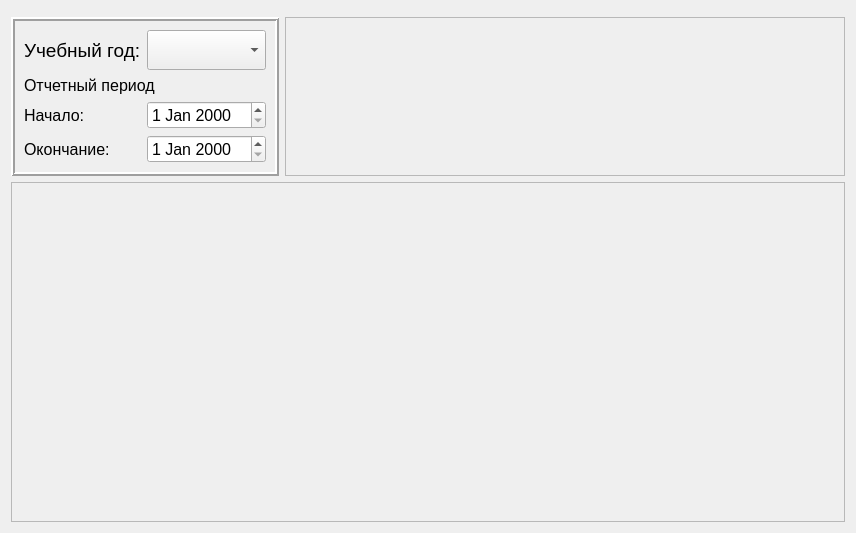
<?xml version="1.0" encoding="UTF-8"?>
<ui version="4.0">
 <class>tab6Form</class>
 <widget class="QWidget" name="tab6Form">
  <property name="geometry">
   <rect>
    <x>0</x>
    <y>0</y>
    <width>856</width>
    <height>533</height>
   </rect>
  </property>
  <property name="windowTitle">
   <string>Form</string>
  </property>
  <layout class="QVBoxLayout" name="verticalLayout_2">
   <item>
    <widget class="QFrame" name="frame">
     <property name="frameShape">
      <enum>QFrame::StyledPanel</enum>
     </property>
     <property name="frameShadow">
      <enum>QFrame::Raised</enum>
     </property>
     <widget class="QFrame" name="frame_4">
      <property name="geometry">
       <rect>
        <x>1</x>
        <y>1</y>
        <width>851</width>
        <height>16</height>
       </rect>
      </property>
      <property name="frameShape">
       <enum>QFrame::StyledPanel</enum>
      </property>
      <property name="frameShadow">
       <enum>QFrame::Raised</enum>
      </property>
     </widget>
    </widget>
   </item>
   <item>
    <layout class="QHBoxLayout" name="horizontalLayout">
     <item>
      <widget class="QFrame" name="frame_2">
       <property name="sizePolicy">
        <sizepolicy hsizetype="Fixed" vsizetype="Fixed">
         <horstretch>0</horstretch>
         <verstretch>0</verstretch>
        </sizepolicy>
       </property>
       <property name="frameShape">
        <enum>QFrame::Box</enum>
       </property>
       <property name="frameShadow">
        <enum>QFrame::Raised</enum>
       </property>
       <property name="lineWidth">
        <number>2</number>
       </property>
       <layout class="QVBoxLayout" name="verticalLayout">
        <item>
         <layout class="QFormLayout" name="formLayout">
          <item row="0" column="0">
           <widget class="QLabel" name="label">
            <property name="font">
             <font>
              <pointsize>14</pointsize>
             </font>
            </property>
            <property name="text">
             <string>Учебный год:</string>
            </property>
           </widget>
          </item>
          <item row="2" column="0">
           <widget class="QLabel" name="label_2">
            <property name="font">
             <font>
              <pointsize>12</pointsize>
             </font>
            </property>
            <property name="text">
             <string>Начало:</string>
            </property>
           </widget>
          </item>
          <item row="3" column="0">
           <widget class="QLabel" name="label_3">
            <property name="font">
             <font>
              <pointsize>12</pointsize>
             </font>
            </property>
            <property name="text">
             <string>Окончание:</string>
            </property>
           </widget>
          </item>
          <item row="0" column="1">
           <widget class="QComboBox" name="boxYear">
            <property name="minimumSize">
             <size>
              <width>0</width>
              <height>40</height>
             </size>
            </property>
            <property name="font">
             <font>
              <pointsize>18</pointsize>
             </font>
            </property>
           </widget>
          </item>
          <item row="2" column="1">
           <widget class="QDateEdit" name="dateStart">
            <property name="font">
             <font>
              <pointsize>12</pointsize>
             </font>
            </property>
           </widget>
          </item>
          <item row="3" column="1">
           <widget class="QDateEdit" name="dateEnd">
            <property name="font">
             <font>
              <pointsize>12</pointsize>
             </font>
            </property>
           </widget>
          </item>
          <item row="1" column="0" colspan="2">
           <widget class="QLabel" name="label_4">
            <property name="font">
             <font>
              <pointsize>12</pointsize>
             </font>
            </property>
            <property name="text">
             <string>Отчетный период</string>
            </property>
           </widget>
          </item>
         </layout>
        </item>
       </layout>
      </widget>
     </item>
     <item>
      <widget class="QFrame" name="frame_3">
       <property name="frameShape">
        <enum>QFrame::StyledPanel</enum>
       </property>
       <property name="frameShadow">
        <enum>QFrame::Raised</enum>
       </property>
      </widget>
     </item>
    </layout>
   </item>
   <item>
    <widget class="QFrame" name="frame_5">
     <property name="sizePolicy">
      <sizepolicy hsizetype="Preferred" vsizetype="Expanding">
       <horstretch>0</horstretch>
       <verstretch>0</verstretch>
      </sizepolicy>
     </property>
     <property name="frameShape">
      <enum>QFrame::StyledPanel</enum>
     </property>
     <property name="frameShadow">
      <enum>QFrame::Raised</enum>
     </property>
    </widget>
   </item>
  </layout>
 </widget>
 <resources/>
 <connections/>
</ui>
